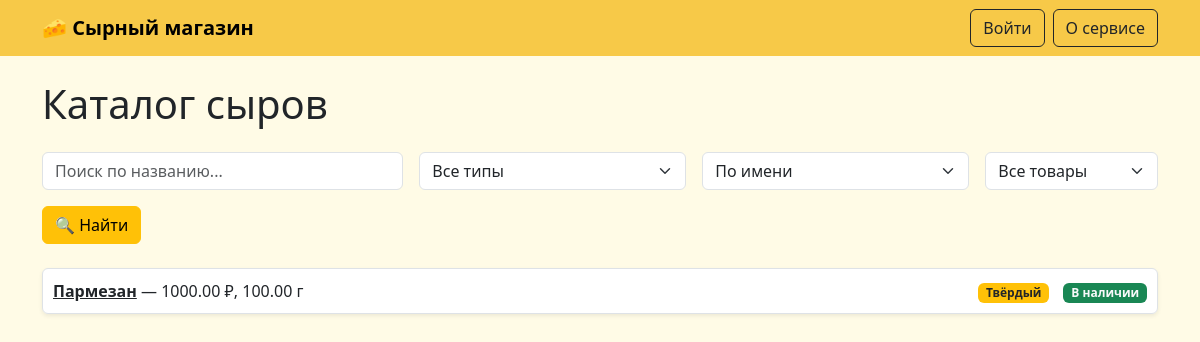
The page / on the database its author committed.
### catalog/models.py (models this page shows, shortened)
class Cheese(models.Model):
    name = models.CharField(max_length=100)
    price = models.DecimalField(max_digits=8,
                                decimal_places=2)  # цена за единицу
    price_small_opt = models.DecimalField(
        max_digits=8,
        decimal_places=2,
        null=True,
        blank=True,
        verbose_name="Цена мелкий опт",
    )
    min_qty_small_opt = models.PositiveIntegerField(
        null=True, blank=True,
        verbose_name="Минимальное количество для мелкого опта"
    )
    price_big_opt = models.DecimalField(
        max_digits=8,
        decimal_places=2,
        null=True,
        blank=True,
        verbose_name="Цена крупный опт",
    )
    min_qty_big_opt = models.PositiveIntegerField(
        null=True, blank=True,
        verbose_name="Минимальное количество для крупного опта"
    )
    weight = models.DecimalField(max_digits=6, decimal_places=2)
    cheese_type = models.ForeignKey(CheeseType, on_delete=models.CASCADE)
    in_stock = models.BooleanField(default=True)
    production_date = models.DateField()

class CheeseType(models.Model):
    name = models.CharField(max_length=50)

### catalog/views.py (the view)
# urls.py: path("", views.cheese_list, name="cheese_list"),
def cheese_list(request):
    query = request.GET.get("q", "")  # Поиск по названию сыра
    cheese_type_id = request.GET.get("type")  # Фильтрация по типу сыра
    in_stock = request.GET.get("in_stock")  # Фильтрация по наличию
    order_by = request.GET.get("order_by",
                               "name")  # Сортировка по умолчанию (по имени)
    cheeses = Cheese.objects.all()
    cheese_types = CheeseType.objects.all()
    if query:
        cheeses = cheeses.filter(name__icontains=query)
    if cheese_type_id:
        cheeses = cheeses.filter(cheese_type_id=cheese_type_id)
    if in_stock is not None:
        if in_stock == "true":
            cheeses = cheeses.filter(in_stock=True)
        elif in_stock == "false":
            cheeses = cheeses.filter(in_stock=False)
    cheeses = cheeses.order_by(order_by)
    return render(
        request,
        "catalog/home.html",
        {
            "cheeses": cheeses,
            "cheese_types": cheese_types,
            "selected_type": cheese_type_id,
            "order_by": order_by,
            "query": query,
            "in_stock": in_stock,
        },
    )

### catalog/templates/catalog/home.html (shortened to what this page needs)
{% extends 'catalog/base.html' %}
{% block content %}
  <h1 class="mb-4">Каталог сыров</h1>
  <form method="get" class="row g-3 mb-4 align-items-end" id="filter-form">
    <div class="col-md-4">
      <input type="text" name="q" class="form-control" placeholder="Поиск по названию..." value="{{ request.GET.q }}">
    </div>
    <div class="col-md-3">
      <select class="form-select" name="type" onchange="document.getElementById('filter-form').submit();">
        <option value="">Все типы</option>
      </select>
    </div>
    <div class="col-md-3">
      <select class="form-select" name="order_by" onchange="document.getElementById('filter-form').submit();">
        <option value="name" {% if order_by == 'name' %}selected{% endif %}>По имени</option>
      </select>
    </div>
    <div class="col-md-2">
      <select class="form-select" name="in_stock" onchange="document.getElementById('filter-form').submit();">
        <option value="">Все товары</option>
      </select>
    </div>
    <div class="col-auto">
      <button type="submit" class="btn btn-warning">🔍 Найти</button>
    </div>
  </form>
  {% if cheeses %}
    <ul class="list-group shadow-sm">
      {% for cheese in cheeses %}
        <li class="list-group-item d-flex justify-content-between align-items-center">
          <div style="flex-grow: 1;">
            <strong><a href="{% url 'cheese_detail' cheese.id %}" class="link-dark">{{ cheese.name }}</a></strong>
            — {{ cheese.price }} ₽, {{ cheese.weight }} г
          </div>
          <div>
            <span class="badge bg-warning text-dark" style="flex-shrink: 0;">
              {{ cheese.cheese_type.name }}
            </span>
            <span class="badge bg-success text-light" {% if not cheese.in_stock %}style="background-color: #dc3545;"{% endif %}>
              {% if cheese.in_stock %}В наличии{% else %}Нет в наличии{% endif %}
            </span>
          </div>
        </li>
      {% endfor %}
    </ul>
  {% else %}
    <div class="alert alert-warning mt-4">Ничего не найдено 😢</div>
  {% endif %}
{% endblock %}

### catalog/templates/catalog/base.html (style rules this page uses)
body { background-color: #fffbe6; }
.list-group-item { display: flex; justify-content: space-between; align-items: center; padding: 10px; }
.badge { margin-left: 10px; }
.link-dark { font-weight: bold; }

### rows shown on the page
Cheese: name "Пармезан", price "1000.00", weight "100.00", cheese_type.name "Твёрдый", in_stock "В наличии"
